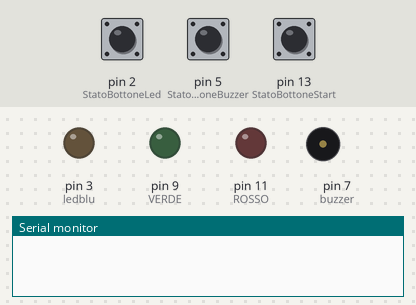
The sketch below on a simulated Arduino Uno, built with avr-gcc and run on an emulated ATmega328P. On the bench: output pins drawn as LEDs (lit = HIGH), buzzer (waves = sounding, pin HIGH), the last lines printed to the serial monitor. Inputs (shaded band) come from the test bench; at power-on: pin 13 (StatoBottoneStart) LOW, pin 2 (StatoBottoneLed) LOW, pin 5 (StatoBottoneBuzzer) LOW. Random numbers use the default seed unless the sketch sets one.

Above: at 1.2 s.
1.3 s: pin 13 (StatoBottoneStart) pulled HIGH for 0.15 s
At 4.3 s:
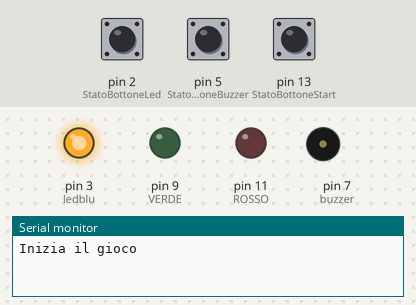
4.4 s: pin 2 (StatoBottoneLed) pulled HIGH for 0.15 s
At 7.8 s:
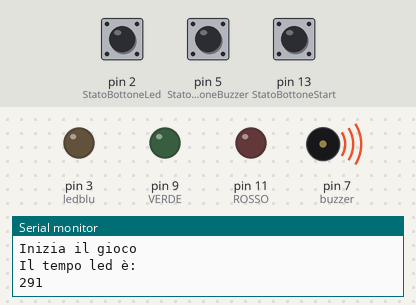
Timing chart, 0 to 9.3 s (numbered marks = the images above; inputs shaded):
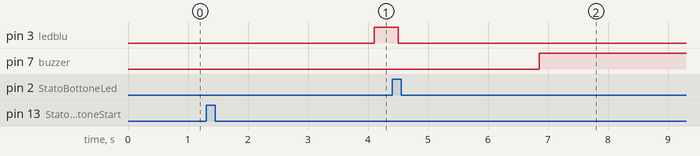

The sketch:

prova.ino
```cpp
int TempoBuzzer;
int TempoLed;

//variabili che danno il tempo (random) che accendano il led ed il buzzer

int CreazioneTempoAccensioneLed = random (1000,4000); // do un valore random che sarà il delay prima dell'accensione
int CreazioneTempoAccensioneBuzzer = random (1000,4000); // do un valore random che sarà il delay prima dell'accensione
int StatoBottoneStart = 13;
int StatoBottoneLed = 2;
int StatoBottoneBuzzer = 5;
int buzzer = 7;
int VERDE = 9;
int BLU = 0;
int ROSSO = 11;
int ledblu = 3;


void setup(){
  TempoLed=0;
  TempoBuzzer=0;
  //Imposto gli input

  pinMode(StatoBottoneStart,INPUT);
  pinMode(StatoBottoneLed,INPUT);
  pinMode(StatoBottoneBuzzer,INPUT);

  //Imposto gli output

  pinMode(VERDE, OUTPUT);
  pinMode(BLU, OUTPUT);
  pinMode(ROSSO, OUTPUT);
  pinMode(buzzer,OUTPUT);
  pinMode(ledblu,OUTPUT);

  //seriale
  Serial.begin(9600);
}

void loop(){
  if (digitalRead(StatoBottoneStart) == HIGH) // se il bottone è premuto parte il gioco
  {
    Serial.println ("Inizia il gioco" );

    digitalWrite(VERDE,LOW);
    digitalWrite(ROSSO,LOW);
    digitalWrite(BLU,LOW);

    delay (CreazioneTempoAccensioneLed); //delay random
    digitalWrite(ledblu,HIGH); // accendo il led

    while(digitalRead(ledblu) == HIGH) //finchè il led è attivo sta nel ciclo
    {

      if (digitalRead(StatoBottoneLed) == HIGH)// se il giocatore ha premuto il bottone
      {

        digitalWrite(ledblu,LOW); // faccio terminare il ciclo
        Serial.println ("Il tempo led è: " );
        Serial.println (TempoLed); // restituisco in output il tempo

      }
    else // se invece non è premuto
    {

      while(digitalRead(StatoBottoneLed) == LOW) // bottone non è premuto
      {
        TempoLed++; // incremento il tempo fino alla premuta del pulsante
        delay(1);
      }

    }
    delay(100);
    }
  delay (CreazioneTempoAccensioneBuzzer); //delay random

    digitalWrite(buzzer, HIGH);// attivo il buzzer


    while(digitalRead(buzzer) == HIGH)//finchè il buzzer è attivo sta nel ciclo
    {
      if (digitalRead(StatoBottoneBuzzer) == HIGH)// se il giocatore ha premuto il bottone
      {

        digitalWrite(buzzer,LOW);// faccio terminare il ciclo
        Serial.println ("Il tempo buzzerd è: " );
        Serial.println (TempoBuzzer);// restituisco in output il tempo

      }

    else// se invece non è premuto
    {

      while(digitalRead(StatoBottoneBuzzer) == LOW)// bottone non è premuto
      {

        TempoBuzzer++; // incremento il tempo fino alla premuta del pulsante
        delay(1);
        }
        }
        }

        if (TempoBuzzer < 500 && TempoLed < 500)
        {

          digitalWrite(VERDE,HIGH);
          Serial.println ("Hai vinto " );
        }

        else{
          Serial.println ("Hai perso " );
          digitalWrite(ROSSO,HIGH);
        }
  }
 }
```

Measured:
- after the input at 1.3 s, pin 3 (ledblu): LOW → HIGH after 2.8 s
- after the input at 4.4 s, pin 3 (ledblu): HIGH → LOW after 0.10 s; pin 7 (buzzer): LOW → HIGH after 2.5 s
